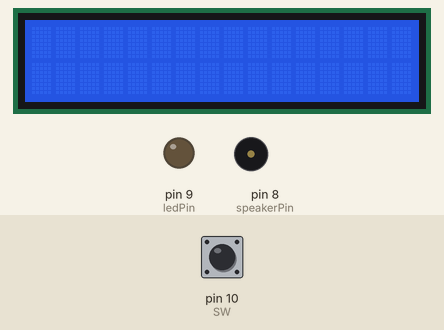
Simulated run of this sketch. Board: Arduino Uno, built with avr-gcc and run on an emulated ATmega328P. Shown: 16×2 character LCD, output pins drawn as LEDs (lit = HIGH), buzzer (waves = sounding). The inputs (shaded band) are chosen by the test bench; at power-on: pin 10 (SW) LOW. The modem accepts every AT command (registered, SIM ready, sends succeed) and sends nothing else; what the sketch prints to the serial monitor is not drawn.

Above: at 1.3 s.
1.4 s: pin 10 (SW) pulled HIGH for 0.15 s
At 3.5 s:
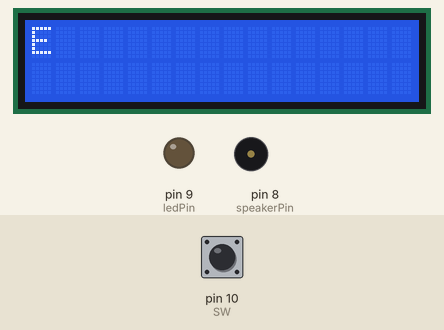
3.8 s: pin 10 (SW) pulled HIGH for 1 s
At 6.7 s:
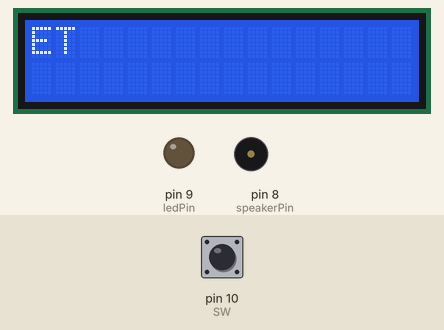
7.0 s: pin 10 (SW) pulled HIGH for 0.15 s
At 9.1 s:
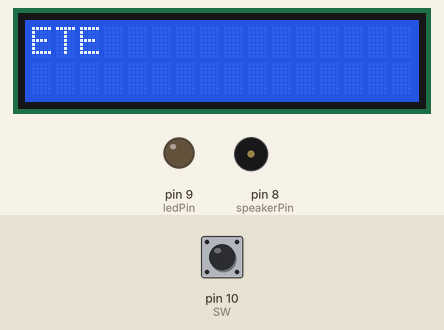
9.4 s: pin 10 (SW) pulled HIGH for 3.2 s
At 13.8 s:
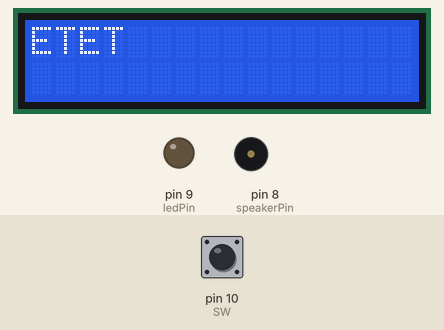
14.8 s: pin 10 (SW) pulled HIGH for 0.15 s
At 16.2 s:
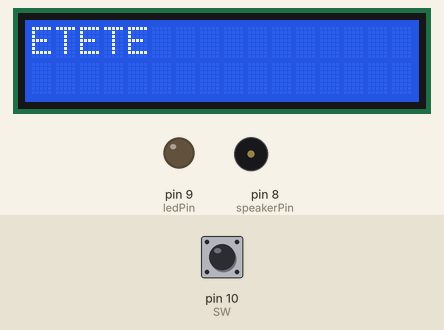
17.2 s: pin 10 (SW) pulled HIGH for 1 s
At 19.3 s:
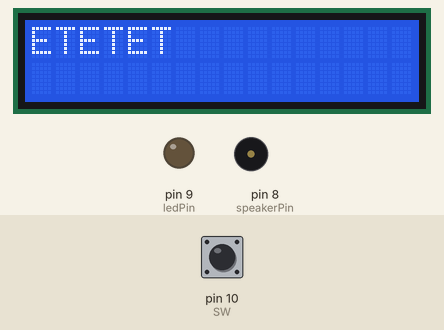
Timing chart, 0 to 20.8 s (numbered marks = the images above; inputs shaded):
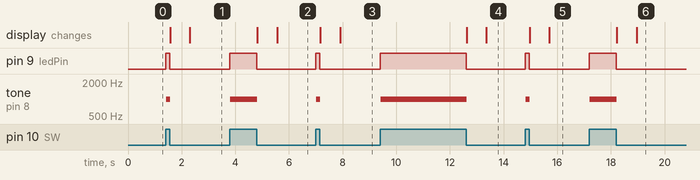

Measured:
- after the input at 1.4 s, pin 9 (ledPin): LOW → HIGH at once, → LOW 0.15 s later; tone on pin 8 (speakerPin): silent → 1000 Hz at once, → silent 0.15 s later; the display: first changes after 0.17 s (image 1 shows a later state)
- after the input at 3.8 s, pin 9 (ledPin): LOW → HIGH at once, → LOW 1.0 s later; tone on pin 8 (speakerPin): silent → 1000 Hz at once, → silent 1.0 s later; the display: first changes after 1.0 s (image 2 shows a later state)
- after the input at 7.0 s, pin 9 (ledPin): LOW → HIGH at once, → LOW 0.15 s later; tone on pin 8 (speakerPin): silent → 1000 Hz at once, → silent 0.15 s later; the display: first changes after 0.17 s (image 3 shows a later state)
- after the input at 9.4 s, pin 9 (ledPin): LOW → HIGH at once, → LOW 3.2 s later; tone on pin 8 (speakerPin): silent → 1000 Hz at once, → silent 3.2 s later; the display: first changes after 3.2 s (image 4 shows a later state)
- after the input at 14.8 s, pin 9 (ledPin): LOW → HIGH at once, → LOW 0.15 s later; tone on pin 8 (speakerPin): silent → 1000 Hz at once, → silent 0.15 s later; the display: first changes after 0.17 s (image 5 shows a later state)
- after the input at 17.2 s, pin 9 (ledPin): LOW → HIGH at once, → LOW 1.0 s later; tone on pin 8 (speakerPin): silent → 1000 Hz at once, → silent 1.0 s later; the display: first changes after 1.0 s (image 6 shows a later state)

The sketch:

arduino_final_wifi_fin.ino
```cpp
#include <LiquidCrystal.h>
#include <SoftwareSerial.h>
#include "song.h"
const byte ledPin = 9;
#define _baudrate   9600
#define _rxpin    6
#define _txpin    7
SoftwareSerial debug(_rxpin,_txpin);
#define SSID "viclo"
#define PASS "0123456789"
#define IP "184.106.153.149"

String GET = "GET /update?key=N299HO1J1QPESZNK";

const byte speakerPin=8;
  const byte SW = 10;    //按鈕位於Pin10
  const byte sw_stop=13;   //暫停按鈕位於pin13
const byte LED = 9;  //led位於Pin
bool lastState=false; //彈跳狀態
bool checked = false; // 是否已解碼
byte code[5] = {3,3,3,3,3};  // 已得摩斯密碼陣列
const byte code_table[39][5] ={  //摩斯密碼表 0=DOT 2=DASH 3=空值
  0,1,3,3,3, //A
  1,0,0,0,3, //B
  1,0,1,0,3, //C
  1,0,0,3,3, //D
  0,3,3,3,3, //E
  0,0,1,0,3, //F
  1,1,0,3,3, //G
  0,0,0,0,3, //H
  0,0,3,3,3, //I
  0,1,1,1,3, //J
  1,0,1,3,3, //K
  0,1,0,0,3, //L
  1,1,3,3,3, //M
  1,0,3,3,3, //N
  1,1,1,3,3, //O
  0,1,1,0,3, //P
  1,1,0,1,3, //Q
  0,1,0,3,3, //R
  0,0,0,3,3, //S
  1,3,3,3,3, //T
  0,0,1,3,3, //U
  0,0,0,1,3, //V
  0,1,1,3,3, //W
  1,0,0,1,3, //X
  1,0,1,1,3, //Y
  1,1,0,0,3, //Z
  0,1,1,1,1, //1
  0,0,1,1,1, //2
  0,0,0,1,1, //3
  0,0,0,0,1, //4
  0,0,0,0,0, //5
  1,0,0,0,0, //6
  1,1,0,0,0, //7
  1,1,1,0,0, //8
  1,1,1,1,0, //9
  1,1,1,1,1, //0
  1,1,1,1,3,//flush clear
  0,0,1,1,3,//play music
  1,1,1,0,3,//send msg to wifi
};
const char code_chtable[37] ={'A','B','C','D','E','F','G','H','I','J','K','L','M','N','O','P','Q','R','S','T','U','V','W','X','Y','Z','1','2','3','4','5','6','7','8','9','0',' '}; //密碼to字元轉換
char msg[16]={'0'};
const char music[4][7]={"SPR","MX","SEE"}; //望春風 聖誕結 好久不見
byte count  = 0;  // 彈跳計數器
byte n=0,decon=0; // arrary index n為dash-dot decon為msg用
double timer =0,spacetimer = 0; // 間隔時間，空白時間
LiquidCrystal lcd(12, 11, 5, 4, 3, 2);


void setup() {
  pinMode(SW,INPUT);
  pinMode(LED,OUTPUT);
  pinMode(sw_stop,INPUT);
  //Serial.begin(9600);
  lcd.begin(16,2);

  Serial.begin(_baudrate);
    debug.begin(_baudrate);
    pinMode(ledPin,OUTPUT);
    sendDebug("AT");
    Loding("sent AT");
    connectWiFi();
}
void loop()  {
    boolean  b1 = digitalRead(SW);
    digitalWrite(LED,b1);//配合開關亮暗以便  之後光敏電阻判斷
    if (b1 != lastState){    // 判斷按鈕彈跳
        delay(20);
        boolean a = digitalRead(SW);
        if  (b1 == a){
            lastState = b1;
            count ++;
            if(count==1){
              checked=true; //將解碼器開啟
              tone(speakerPin,1000);//播放bebe聲
              //Serial.println(spacetimer);
            }
        }
     }
     if(count == 1){  // 計算按鈕按下的持續時間
      timer = timer + 0.01;
     }
     if(count==2){   // 完成一次按放動作
        noTone(speakerPin);
        count = 0;
        //Serial.print(timer);
        if(timer<=100 && n<5){  //持續時間小於100ms為Dot else為Dash
            code[n]=0;
            Serial.println(" Dot");
            lcd.setCursor(n,1);
            lcd.print("0");
            n++;
        }
        else if(timer>13&&n<5)
        {
            code[n]=1;
            Serial.println(" Dash");
            lcd.setCursor(n,1);
            lcd.print("1");
            n++;
        }

        timer = 0;   //dash-dot計時器歸零
        spacetimer=0; //間格計時器 歸零
     }

     if(count == 0){  // 無動作的空白時間
          spacetimer += 0.0001;

          if(spacetimer>2.5 && checked){ //無動作一段時間後判定為單字
              //解碼
              checked=false;    //防止解碼後的空白動作繼續解碼
              Serial.print("decode :  ");
              char ch = morse_decode();
              if(ch==0) //清空
                lcd.clear();
              else{     //顯示
                msg[decon-1] = ch;
                lcd.print( ch );
                Serial.println(ch);
              }
              for(int i=0;i<5;i++){  //將讀取密碼陣列回初始值
                  code[i]=3;
              }

              //解碼後
              n=0;

          }
     }


     if(spacetimer>10000){  //避免spacetimer溢出
        spacetimer = 4;
     }
}

char morse_decode() //解碼function
{
      lcd.setCursor(0,1);
      lcd.print("                 "); //將第二層清除
      lcd.setCursor(decon++,0);
      if(decon == 16) //避免超出LCD長度
        decon = 0;
      n=0; //二次使用變數n 計算對應程度
      byte x;
      for(x=0;x<=38;x++){  //搜尋密碼表
        for(byte y=0;y<5;y++){
          if(code[y]!=code_table[x][y])  //有不相同就跳下一個字元
            break;
          if(code[y]==code_table[x][y])  //對應密碼成功則n+1;
            n++;
        }
        if(n==5){  //假設五個密碼都對應成功及找到該字元 跳出迴圈
          if(x==36) //清空指令
          {
            lcd.setCursor(0,0);
            decon = 0;
            msg[0]='\0';
            return 0;
          }
          else if(x==37) //播放音樂指令
          {
            play_music();
            lcd.setCursor(0,0);
            decon = 0;
            msg[0]='\0';
            return 0;
          }
          else if(x==38) //送出訊息指令
          {
            digitalWrite(ledPin,HIGH);
            String str="";
            str+="arduino:";
            str+=msg;
            SentOnCloud(str);
            delay(100);
            digitalWrite(ledPin,LOW);
            msg[0]='\0';
            decon = 0;
            lcd.setCursor(0,0);
            return 0;
          }
          n=0;
          return code_chtable[x]; //回傳解碼字元
        }
        n=0;
      }
      return code_chtable[36]; //無此字元 則回傳space
}
void play_music()
{
  byte play_number=9;
  for(byte i=0;i<3;i++) //辨識要撥放哪首音樂
  {
    byte n=0;
    for(byte j=0;j < strlen(music[i]); j++)
    {
      if(msg[j]==music[i][j])
        n++;
    }
    if(n==strlen(music[i])){
      play_number=i;
      break;
    }
  }
  if(play_number == 0) //播放對應音樂
  {
    int length = sizeof(spring_notes);
    loop_play(500,spring_notes,spring_beats,length);
  }
  if(play_number == 1)
  {
    int length = sizeof(mx_notes);
    loop_play(600,mx_notes,mx_beats,length);
  }
  if(play_number == 2){
    int length = sizeof(t_notes);
    loop_play(600,t_notes,t_beats,length);
  }
  /*if(play_number == 3){
    int length = sizeof(e_notes);
    loop_play(700,e_notes,e_beats,length);
  }*/
}

void loop_play(int tempo, char *notes, float *beats,int length)
{
    digitalWrite(LED,HIGH);
    for (int i = 0; i < length; i++) {
        if(digitalRead(sw_stop))
          break;
        // 如果是空白的話，不撥放音樂
      if (notes[i] == ' ') {
        delay(beats[i] * tempo); // rest
      } else {
        // 呼叫 palyNote() 這個 function，將音符轉換成訊號讓蜂鳴器發聲
        playNote(speakerPin,notes[i], beats[i] * tempo);
      }
      // 每個音符之間的間隔，這邊設定的長短會有連音 or 段音的效果
      delay(tempo/10);
    }
    digitalWrite(LED,LOW);

}

void playNote(int OutputPin, char note, unsigned long duration) {
   // 音符字元與對應的頻率由兩個矩陣表示
  char names[] = { 'c', 'd', 'e', 'f', 'g', 'a', 'b', 'C' ,'D','E','F','G','B','A'};
  int tones[] = { 261, 294, 330, 349, 392, 440, 494, 523, 587, 659, 700, 786,990,882};
  // 播放音符對應的頻率
  for (byte i = 0; i < 14; i++) {
    if (names[i] == note) {
      tone(OutputPin,tones[i], duration);
  //下方的 delay() 及 noTone ()，測試過後一定要有這兩行，整體的撥放出來的東西才不會亂掉，可能是因為 Arduino 送出tone () 頻率後會馬上接著執行下個指令，不會等聲音播完，導致撥出的聲音混合而亂掉
      delay(duration);
      noTone(OutputPin);
    }
  }
}

boolean connectWiFi()
{
    debug.println("AT+CWMODE=1"); //AT+CWMODE=1  (STA 模式)
    Wifi_connect();
}

void SentOnCloud( String d)
{
    // 設定 ESP8266 作為 Client 端
    String cmd = "AT+CIPSTART=\"TCP\",\"";//與 Thingspeak 伺服器的 80 埠建立 TCP 連線
    cmd += IP;
    cmd += "\",80";
    sendDebug(cmd);
    if( debug.find( "Error" ) )
    {
        Serial.print( "RECEIVED: Error\nExit1" );
        return;
    }
    cmd = GET + "&field1=" + d +"\r\n"; //告訴 ESP8266 我們打算要傳送多少字元的資料
    debug.print( "AT+CIPSEND=" );
    debug.println( cmd.length() );

    if(debug.find( ">" ) )
    {
        Serial.print(">");
        Serial.print(cmd);

        debug.print(cmd); //向目的主機發出GET請求
    }
    else
    {
        debug.print( "AT+CIPCLOSE" ); //拆除TCP連線
    }
    if( debug.find("OK") )
    {
        Serial.println( "RECEIVED: OK" );
    }
    else
    {
        Serial.println( "RECEIVED: Error\nExit2" );
    }
}
void Wifi_connect() //AT+CWJAP="EDIMAX-tony","123456789111"
{
    String cmd="AT+CWJAP=\"";
    cmd+=SSID;
    cmd+="\",\"";
    cmd+=PASS;
    cmd+="\"";
    sendDebug(cmd);
    Loding("Wifi_connect");
}
void Loding(String state){
    for (int timeout=0 ; timeout<10 ; timeout++)
    {
      if(debug.find("OK"))
      {
          Serial.println("RECEIVED: OK");
          break;
      }
      else if(timeout==9){
        Serial.print( state );
        Serial.println(" fail...\nExit2");
      }
      else
      {
        Serial.print("Wifi Loading...");
        delay(500);
      }
    }
}
void sendDebug(String cmd)
{
    Serial.print("SEND: ");
    Serial.println(cmd);
    debug.println(cmd);
}
```

Source omitted: song.h (data table, 2551 bytes)
